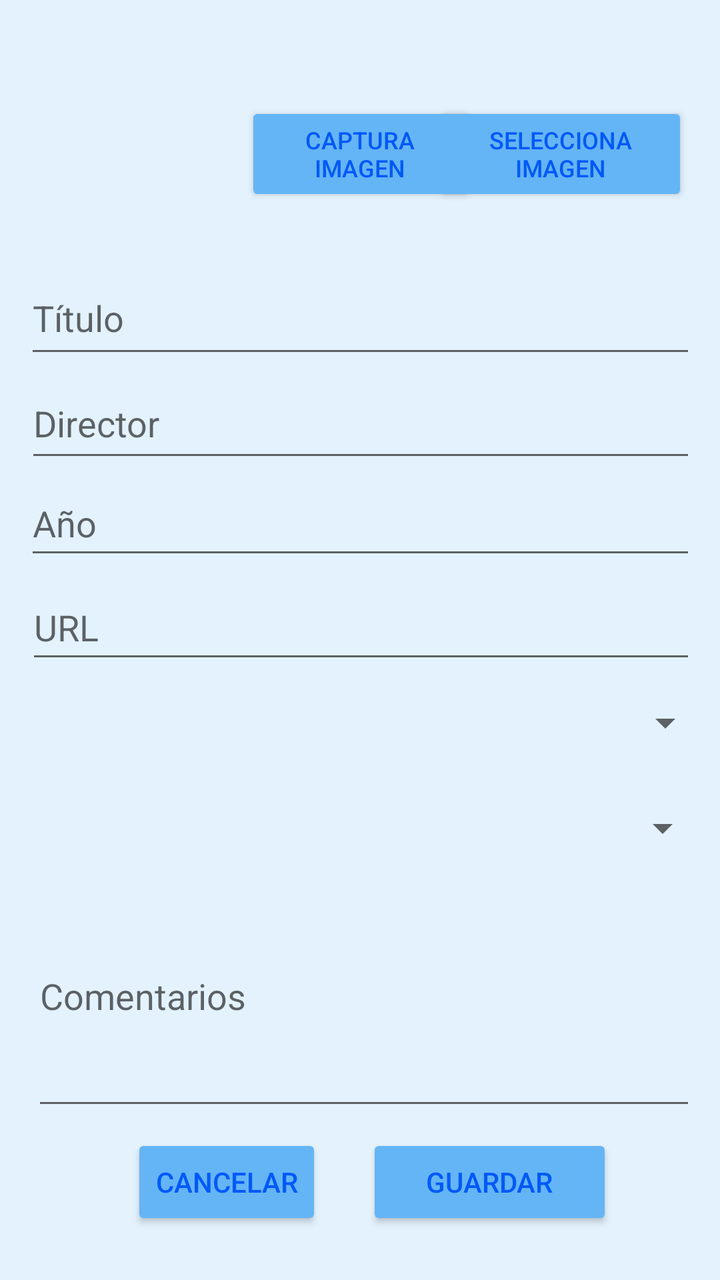
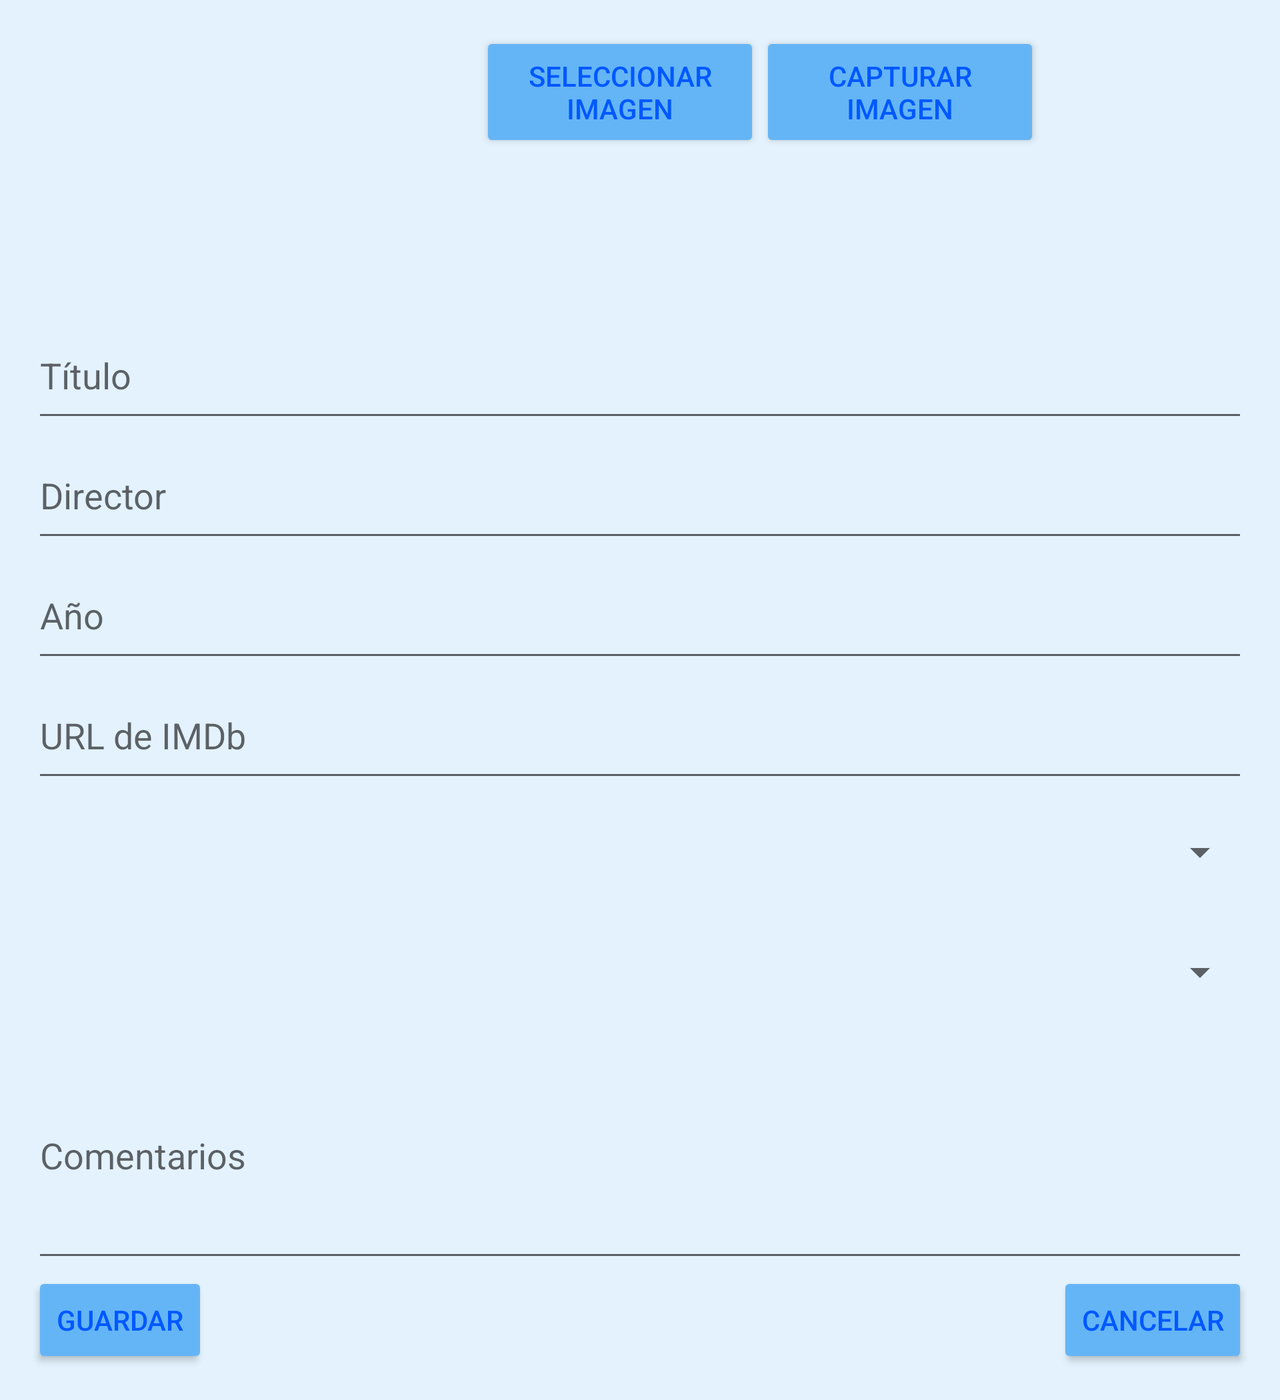

Two renders of one Android screen. The first uses the default layout on a phone; the second uses the alternative layout the repository ships for a different screen configuration, on a matching device. The two XML files are below.
<!-- AndroidManifest.xml: application theme FilmotecaTheme -->
<!-- res/layout/film_edit_activity.xml -->
<androidx.constraintlayout.widget.ConstraintLayout xmlns:android="http://schemas.android.com/apk/res/android"

    xmlns:app="http://schemas.android.com/apk/res-auto"
    xmlns:tools="http://schemas.android.com/tools"
    android:layout_width="match_parent"
    android:layout_height="match_parent"
    android:orientation="vertical"
    android:padding="16dp">

    <ImageView
        android:id="@+id/filmImageView"
        android:layout_width="111dp"
        android:layout_height="125dp"
        android:src="@drawable/interstellar"
        app:layout_constraintBottom_toBottomOf="parent"
        app:layout_constraintEnd_toEndOf="parent"
        app:layout_constraintHorizontal_bias="0.039"
        app:layout_constraintStart_toStartOf="parent"
        app:layout_constraintTop_toTopOf="parent"
        app:layout_constraintVertical_bias="0.0" />

    <Button
        android:id="@+id/selectImageButton"
        android:layout_width="127dp"
        android:layout_height="52dp"
        android:text="@string/select_image_button_text"
        android:textSize="12dp"
        app:layout_constraintBottom_toBottomOf="parent"
        app:layout_constraintEnd_toEndOf="parent"
        app:layout_constraintHorizontal_bias="1.0"
        app:layout_constraintStart_toStartOf="parent"
        app:layout_constraintTop_toTopOf="parent"
        app:layout_constraintVertical_bias="0.063" />

    <Button
        android:id="@+id/captureImageButton"
        android:layout_width="115dp"
        android:layout_height="52dp"
        android:text="@string/capture_image_button_text"
        android:textSize="12dp"
        app:layout_constraintBottom_toBottomOf="parent"
        app:layout_constraintEnd_toEndOf="parent"
        app:layout_constraintStart_toStartOf="parent"
        app:layout_constraintTop_toTopOf="parent"
        app:layout_constraintVertical_bias="0.063" />

    <EditText
        android:id="@+id/titleEditText"
        android:layout_width="343dp"
        android:layout_height="53dp"
        android:hint="@string/hint_title"
        android:inputType="text"
        app:layout_constraintBottom_toBottomOf="parent"
        app:layout_constraintEnd_toEndOf="parent"
        app:layout_constraintHorizontal_bias="0.277"
        app:layout_constraintStart_toStartOf="parent"
        app:layout_constraintTop_toTopOf="parent"
        app:layout_constraintVertical_bias="0.207" />

    <EditText
        android:id="@+id/directorEditText"
        android:layout_width="342dp"
        android:layout_height="52dp"
        android:hint="@string/hint_director"
        android:inputType="text"
        app:layout_constraintBottom_toBottomOf="parent"
        app:layout_constraintEnd_toEndOf="parent"
        app:layout_constraintHorizontal_bias="0.27"
        app:layout_constraintStart_toStartOf="parent"
        app:layout_constraintTop_toTopOf="parent"
        app:layout_constraintVertical_bias="0.302" />

    <EditText
        android:id="@+id/urlEditText"
        android:layout_width="341dp"
        android:layout_height="49dp"
        android:hint="@string/hint_url"
        android:inputType="textUri"
        app:layout_constraintBottom_toBottomOf="parent"
        app:layout_constraintEnd_toEndOf="parent"
        app:layout_constraintHorizontal_bias="0.263"
        app:layout_constraintStart_toStartOf="parent"
        app:layout_constraintTop_toTopOf="parent"
        app:layout_constraintVertical_bias="0.486" />

    <EditText
        android:id="@+id/commentsEditText"
        android:layout_width="369dp"
        android:layout_height="127dp"
        android:hint="@string/hint_comments"
        android:inputType="textMultiLine"
        android:minLines="3"
        app:layout_constraintBottom_toBottomOf="parent"
        app:layout_constraintEnd_toEndOf="parent"
        app:layout_constraintHorizontal_bias="0.0"
        app:layout_constraintStart_toStartOf="parent"
        app:layout_constraintTop_toTopOf="parent"
        app:layout_constraintVertical_bias="0.867" />

    <Spinner
        android:id="@+id/genreSpinner"
        android:layout_width="345dp"
        android:layout_height="48dp"
        app:layout_constraintBottom_toBottomOf="parent"
        app:layout_constraintEnd_toEndOf="parent"
        app:layout_constraintHorizontal_bias="0.294"
        app:layout_constraintStart_toStartOf="parent"
        app:layout_constraintTop_toTopOf="parent"
        app:layout_constraintVertical_bias="0.574" />

    <EditText
        android:id="@+id/yearEditText"
        android:layout_width="343dp"
        android:layout_height="49dp"
        android:hint="@string/hint_year"
        android:inputType="number"
        app:layout_constraintBottom_toBottomOf="parent"
        app:layout_constraintEnd_toEndOf="parent"
        app:layout_constraintHorizontal_bias="0.277"
        app:layout_constraintStart_toStartOf="parent"
        app:layout_constraintTop_toTopOf="parent"
        app:layout_constraintVertical_bias="0.393" />

    <Spinner
        android:id="@+id/formatSpinner"
        android:layout_width="343dp"
        android:layout_height="57dp"
        app:layout_constraintBottom_toBottomOf="parent"
        app:layout_constraintEnd_toEndOf="parent"
        app:layout_constraintHorizontal_bias="0.277"
        app:layout_constraintStart_toStartOf="parent"
        app:layout_constraintTop_toTopOf="parent"
        app:layout_constraintVertical_bias="0.671" />

    <Button
        android:id="@+id/saveButton"
        android:layout_width="123dp"
        android:layout_height="48dp"
        android:text="@string/save_button_text"
        app:layout_constraintBottom_toBottomOf="parent"
        app:layout_constraintEnd_toEndOf="parent"
        app:layout_constraintHorizontal_bias="0.816"
        app:layout_constraintStart_toStartOf="parent"
        app:layout_constraintTop_toTopOf="parent"
        app:layout_constraintVertical_bias="0.984" />

    <Button
        android:id="@+id/cancelButton"
        android:layout_width="wrap_content"
        android:layout_height="wrap_content"
        android:text="@string/cancel_button_text"
        app:layout_constraintBottom_toBottomOf="parent"
        app:layout_constraintEnd_toEndOf="parent"
        app:layout_constraintHorizontal_bias="0.213"
        app:layout_constraintStart_toStartOf="parent"
        app:layout_constraintTop_toTopOf="parent"
        app:layout_constraintVertical_bias="0.984" />

</androidx.constraintlayout.widget.ConstraintLayout>
<!-- resources referenced by this layout -->
<resources>
  <string name="cancel_button_text">CANCELAR</string>
  <string name="capture_image_button_text">CAPTURA IMAGEN</string>
  <string name="hint_comments">Comentarios</string>
  <string name="hint_director">Director</string>
  <string name="hint_title">Título</string>
  <string name="hint_url">URL</string>
  <string name="hint_year">Año</string>
  <string name="save_button_text">GUARDAR</string>
  <string name="select_image_button_text">SELECCIONA IMAGEN</string>
  <style name="FilmotecaTheme" parent="Theme.AppCompat.Light.DarkActionBar">
          <item name="colorPrimary">@color/primaryColor</item>
          <item name="colorPrimaryDark">@color/primaryDarkColor</item>
          <item name="colorAccent">@color/accentColor</item>
          <item name="android:windowBackground">@color/backgroundColor</item>
          <item name="android:textColor">@color/textColor</item>
          <item name="android:buttonStyle">@style/CustomButton</item>
      </style>
  <color name="primaryColor">#1976D2</color>
  <color name="primaryDarkColor">#0D47A1</color>
  <color name="accentColor">#64B5F6</color>
  <color name="backgroundColor">#E3F2FD</color>
  <color name="textColor">#064DCB</color>
  <style name="CustomButton" parent="Widget.AppCompat.Button">
          <item name="android:backgroundTint">@color/accentColor</item>
          <item name="android:textColor">#0058FF</item>
      </style>
</resources>
<!-- res/layout-land/film_edit_activity.xml (the repository's variant of the layout above) -->
<!-- drawn on the phone turned sideways -->
<ScrollView
    xmlns:android="http://schemas.android.com/apk/res/android"
    xmlns:app="http://schemas.android.com/apk/res-auto"
    xmlns:tools="http://schemas.android.com/tools"
    android:layout_width="match_parent"
    android:layout_height="match_parent"
    tools:context=".FilmEditActivity">

    <androidx.constraintlayout.widget.ConstraintLayout
        android:layout_width="match_parent"
        android:layout_height="wrap_content"
        android:padding="16dp">

        <ImageView
            android:id="@+id/filmImageView"
            android:layout_width="120dp"
            android:layout_height="140dp"
            android:src="@drawable/interstellar"
            app:layout_constraintTop_toTopOf="parent"
            app:layout_constraintStart_toStartOf="parent" />

        <Button
            android:id="@+id/selectImageButton"
            android:layout_width="140dp"
            android:layout_height="60dp"
            android:text="Seleccionar Imagen"
            app:layout_constraintTop_toTopOf="parent"
            app:layout_constraintStart_toEndOf="@id/filmImageView"
            app:layout_constraintEnd_toStartOf="@id/captureImageButton"
            app:layout_constraintHorizontal_chainStyle="packed" />

        <Button
            android:id="@+id/captureImageButton"
            android:layout_width="140dp"
            android:layout_height="60dp"
            android:text="Capturar Imagen"
            app:layout_constraintTop_toTopOf="parent"
            app:layout_constraintStart_toEndOf="@id/selectImageButton"
            app:layout_constraintEnd_toEndOf="parent" />

        <EditText
            android:id="@+id/titleEditText"
            android:layout_width="0dp"
            android:layout_height="60dp"
            android:hint="Título"
            android:inputType="text"
            app:layout_constraintTop_toBottomOf="@id/filmImageView"
            app:layout_constraintStart_toStartOf="parent"
            app:layout_constraintEnd_toEndOf="parent" />

        <EditText
            android:id="@+id/directorEditText"
            android:layout_width="0dp"
            android:layout_height="60dp"
            android:hint="Director"
            android:inputType="text"
            app:layout_constraintTop_toBottomOf="@id/titleEditText"
            app:layout_constraintStart_toStartOf="parent"
            app:layout_constraintEnd_toEndOf="parent" />

        <EditText
            android:id="@+id/yearEditText"
            android:layout_width="0dp"
            android:layout_height="60dp"
            android:hint="Año"
            android:inputType="number"
            app:layout_constraintTop_toBottomOf="@id/directorEditText"
            app:layout_constraintStart_toStartOf="parent"
            app:layout_constraintEnd_toEndOf="parent" />

        <EditText
            android:id="@+id/urlEditText"
            android:layout_width="0dp"
            android:layout_height="60dp"
            android:hint="URL de IMDb"
            android:inputType="textUri"
            app:layout_constraintTop_toBottomOf="@id/yearEditText"
            app:layout_constraintStart_toStartOf="parent"
            app:layout_constraintEnd_toEndOf="parent" />

        <Spinner
            android:id="@+id/genreSpinner"
            android:layout_width="0dp"
            android:layout_height="60dp"
            app:layout_constraintTop_toBottomOf="@id/urlEditText"
            app:layout_constraintStart_toStartOf="parent"
            app:layout_constraintEnd_toEndOf="parent" />

        <Spinner
            android:id="@+id/formatSpinner"
            android:layout_width="0dp"
            android:layout_height="60dp"
            app:layout_constraintTop_toBottomOf="@id/genreSpinner"
            app:layout_constraintStart_toStartOf="parent"
            app:layout_constraintEnd_toEndOf="parent" />

        <EditText
            android:id="@+id/commentsEditText"
            android:layout_width="0dp"
            android:layout_height="120dp"
            android:hint="Comentarios"
            android:inputType="textMultiLine"
            android:minLines="3"
            app:layout_constraintTop_toBottomOf="@id/formatSpinner"
            app:layout_constraintStart_toStartOf="parent"
            app:layout_constraintEnd_toEndOf="parent" />

        <Button
            android:id="@+id/saveButton"
            android:layout_width="wrap_content"
            android:layout_height="wrap_content"
            android:text="Guardar"
            app:layout_constraintTop_toBottomOf="@id/commentsEditText"
            app:layout_constraintStart_toStartOf="parent" />

        <Button
            android:id="@+id/cancelButton"
            android:layout_width="wrap_content"
            android:layout_height="wrap_content"
            android:text="Cancelar"
            app:layout_constraintTop_toBottomOf="@id/commentsEditText"
            app:layout_constraintEnd_toEndOf="parent" />

    </androidx.constraintlayout.widget.ConstraintLayout>

</ScrollView>
<!-- resources referenced by the variant -->
<!-- as the phone turned sideways resolves them -->
<resources>
  <style name="FilmotecaTheme" parent="Theme.AppCompat.Light.DarkActionBar">
          <item name="colorPrimary">@color/primaryColor</item>
          <item name="colorPrimaryDark">@color/primaryDarkColor</item>
          <item name="colorAccent">@color/accentColor</item>
          <item name="android:windowBackground">@color/backgroundColor</item>
          <item name="android:textColor">@color/textColor</item>
          <item name="android:buttonStyle">@style/CustomButton</item>
      </style>
  <color name="primaryColor">#1976D2</color>
  <color name="primaryDarkColor">#0D47A1</color>
  <color name="accentColor">#64B5F6</color>
  <color name="backgroundColor">#E3F2FD</color>
  <color name="textColor">#064DCB</color>
  <style name="CustomButton" parent="Widget.AppCompat.Button">
          <item name="android:backgroundTint">@color/accentColor</item>
          <item name="android:textColor">#0058FF</item>
      </style>
</resources>
